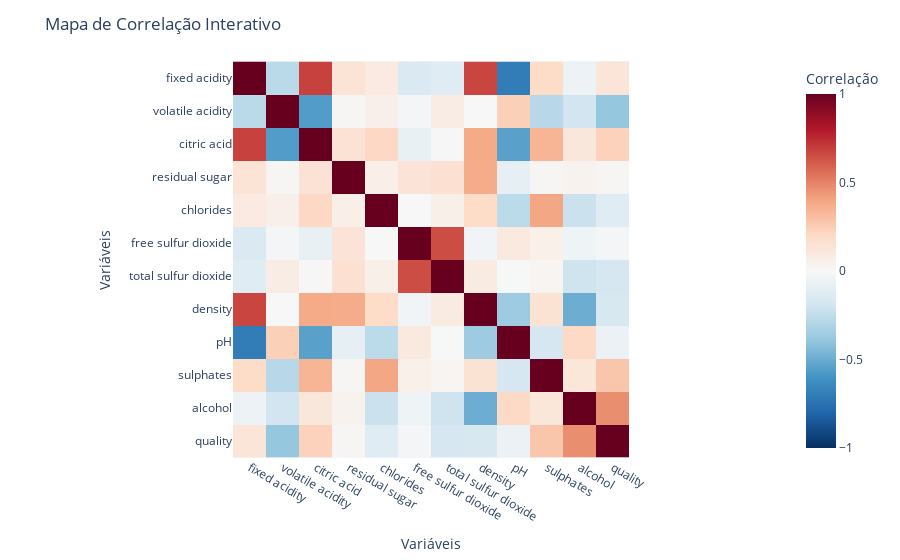

This figure's notebook cell:
### Code cell
# Calculando a correlação
correlacao = df_tratado.corr(numeric_only=True)

# Transformando a correlação em formato "long" para plotar
correlacao_long = correlacao.reset_index().melt(id_vars='index')
correlacao_long.columns = ['Variavel1', 'Variavel2', 'Correlacao']

import plotly.express as px

# Plotando com plotly
fig = px.imshow(
    correlacao.values,
    labels=dict(x="Variáveis", y="Variáveis", color="Correlação"),
    x=correlacao.columns,
    y=correlacao.columns,
    color_continuous_scale='RdBu_r',
    zmin=-1, zmax=1
)
fig.update_layout(title='Mapa de Correlação Interativo')
fig.show()

### Figure 1 — Plotly figure (JSON) as saved in the notebook; plotly's stock layout.template omitted (floating-point values rounded to 4 significant figures; data arrays with more than 128 entries replaced by an {"elided": "..."} marker saying what was removed)
{"data": [{"coloraxis": "coloraxis", "hovertemplate": "Variáveis: %{x}<br>Variáveis: %{y}<br>Correlação: %{z}<extra></extra>", "name": "0", "type": "heatmap", "x": ["fixed acidity", "volatile acidity", "citric acid", "residual sugar", "chlorides", "free sulfur dioxide", "total sulfur dioxide", "density", "pH", "sulphates", "alcohol", "quality"], "xaxis": "x", "y": ["fixed acidity", "volatile acidity", "citric acid", "residual sugar", "chlorides", "free sulfur dioxide", "total sulfur dioxide", "density", "pH", "sulphates", "alcohol", "quality"], "yaxis": "y", "z": {"elided": "12x12 float values"}}], "layout": {"coloraxis": {"cmax": 1, "cmin": -1, "colorbar": {"title": {"text": "Correlação"}}, "colorscale": [[0, "rgb(5,48,97)"], [0.1, "rgb(33,102,172)"], [0.2, "rgb(67,147,195)"], [0.3, "rgb(146,197,222)"], [0.4, "rgb(209,229,240)"], [0.5, "rgb(247,247,247)"], [0.6, "rgb(253,219,199)"], [0.7, "rgb(244,165,130)"], [0.8, "rgb(214,96,77)"], [0.9, "rgb(178,24,43)"], [1, "rgb(103,0,31)"]]}, "margin": {"t": 60}, "title": {"text": "Mapa de Correlação Interativo"}, "xaxis": {"anchor": "y", "constrain": "domain", "domain": [0, 1], "scaleanchor": "y", "title": {"text": "Variáveis"}}, "yaxis": {"anchor": "x", "autorange": "reversed", "constrain": "domain", "domain": [0, 1], "title": {"text": "Variáveis"}}}}
